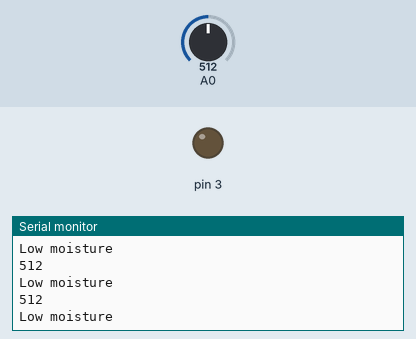
Recording of a sketch running on a simulated Arduino Uno, built with avr-gcc and run on an emulated ATmega328P. Parts: output pins drawn as LEDs (lit = HIGH), the last lines printed to the serial monitor. The inputs (shaded band) are chosen by the test bench; at power-on: A0 = 512.

Above: at 1.3 s.
1.4 s: A0 set to 591
At 1.81 s:
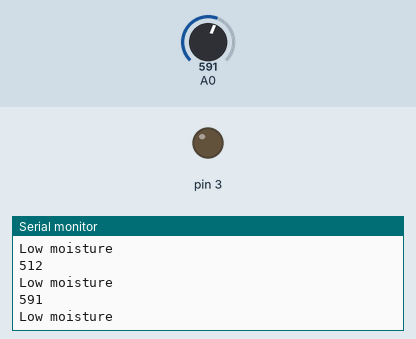
2.9 s: A0 set to 607
At 3.31 s:
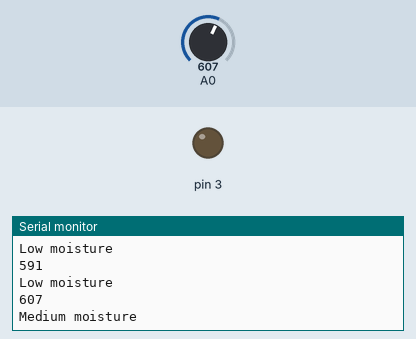
Timing chart, 0 to 5.9 s (numbered marks = the images above; inputs shaded):
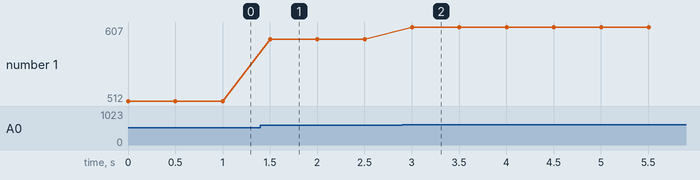

Measured:
- the behaviour switches between 600 and 601 on A0 (found by bisection; images 1 and 2)
- after the input at 1.4 s, the serial monitor: prints a new line after 0.10 s (image 1)
- after the input at 2.9 s, the serial monitor: prints a new line after 0.10 s (image 2)
- plotted number 1: 512 → 591 after the input at 1.4 s, 591 → 607 after the input at 2.9 s

The sketch:

soil_moisture.ino
```cpp
int value = 0;

void setup() {
  pinMode(3, OUTPUT);

  pinMode(A0, INPUT);
  Serial.begin(9600);
}

void loop() {
  value = analogRead(A0);
  Serial.println(value);

  if (value >= 800) {
    digitalWrite(3, LOW);
    Serial.println("High moisture");
  } else if (value > 600 && value < 800) {
    digitalWrite(3, LOW);
    Serial.println("Medium moisture");
  } else {
    digitalWrite(3, LOW);
    Serial.println("Low moisture");
  }

  delay(500);
}
```
